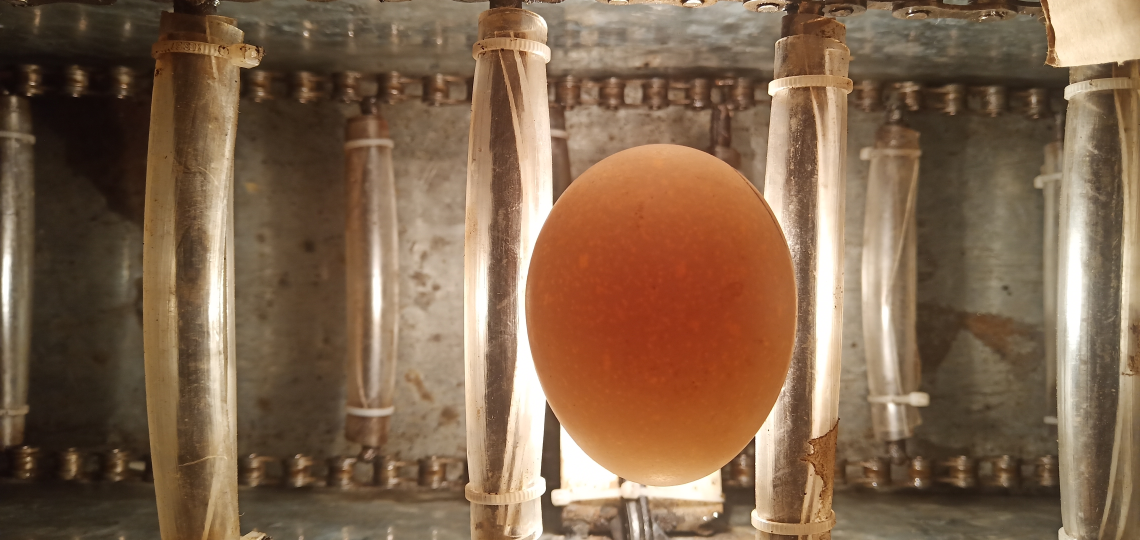
#> input picture Videos/IMG_20220111_190058.jpg, 4560 x 2160 px, given in place of the camera (shown at 1/4 size)
$ python Design2.py
#> lines starting #> are read from the running program, lines starting #| are printed output that depends on the picture; after the words box and inside, x2 and y2 are one past the last pixel; in counts of white or black regions, pixels touching at a corner belong together
import cv2
import numpy as np


kernel = np.ones((5,5),np.uint8)
frameWidth = 250
frameHeight = 250
cap = cv2.VideoCapture(0)
cap.set(3, frameWidth)
cap.set(4, frameHeight)
cap.set(10,100)

def empty(a):
    pass

cv2.namedWindow ("Parameters")
cv2.resizeWindow("Parameters", 640, 240)
cv2.createTrackbar("Threshold1","Parameters",150,255,empty)
cv2.createTrackbar("Threshold2","Parameters",16,255,empty)
cv2.createTrackbar("Area","Parameters",5000,30000,empty)

def stackImages(scale,imgArray):
    rows = len(imgArray)
    cols = len(imgArray[0])
    rowsAvailable = isinstance(imgArray[0], list)
    width = imgArray[0][0].shape[1]
    height = imgArray[0][0].shape[0]
    if rowsAvailable:
        for x in range ( 0, rows):
            for y in range(0, cols):
                if imgArray[x][y].shape[:2] == imgArray[0][0].shape [:2]:
                    imgArray[x][y] = cv2.resize(imgArray[x][y], (0, 0), None, scale, scale)
                else:
                    imgArray[x][y] = cv2.resize(imgArray[x][y], (imgArray[0][0].shape[1], imgArray[0][0].shape[0]), None, scale, scale)
                if len(imgArray[x][y].shape) == 2: imgArray[x][y]= cv2.cvtColor( imgArray[x][y], cv2.COLOR_GRAY2BGR)
        imageBlank = np.zeros((height, width, 3), np.uint8)
        hor = [imageBlank]*rows
        hor_con = [imageBlank]*rows
        for x in range(0, rows):
            hor[x] = np.hstack(imgArray[x])
        ver = np.vstack(hor)
    else:
        for x in range(0, rows):
            if imgArray[x].shape[:2] == imgArray[0].shape[:2]:
                imgArray[x] = cv2.resize(imgArray[x], (0, 0), None, scale, scale)
            else:
                imgArray[x] = cv2.resize(imgArray[x], (imgArray[0].shape[1], imgArray[0].shape[0]), None,scale, scale)
            if len(imgArray[x].shape) == 2: imgArray[x] = cv2.cvtColor(imgArray[x], cv2.COLOR_GRAY2BGR)
        hor= np.hstack(imgArray)
        ver = hor
    return ver

def getContours(dilate,imgContour):
    contours, hierarchy = cv2.findContours(dilate, cv2.RETR_EXTERNAL, cv2.CHAIN_APPROX_NONE)

    for cnt in contours:
        area = cv2.contourArea(cnt)
        areaMin = cv2.getTrackbarPos("Area", "Parameters")


        if area > areaMin:
            cv2.drawContours(imgContour, cnt, -1, (255, 255, 255), 7)
            peri = cv2.arcLength(cnt, True)

            approx = cv2.approxPolyDP(cnt, 0.02 * peri, True)
            print(len(approx))
            x, y, w, h = cv2.boundingRect(approx)
            cv2.rectangle(imgContour, (x, y), (x + w, y + h), (255, 255, 255), 5)

            cv2.putText(imgContour, "Size : Large" + str(len(approx)), (x + w + 20, y + 20), cv2.FONT_HERSHEY_COMPLEX, .7,
                        (0, 0, 255), 2)

            cv2.putText(imgContour, "Area :" + str(int(area)), (x + w + 20, y + 45), cv2.FONT_HERSHEY_COMPLEX, 0.7,
                        (0, 0, 255), 2)


while True:

    success, img = cap.read(0)
#> img is the input picture: shape (2160, 4560, 3); mean B, G, R 76.3, 101.1, 128.6
    imgContour = img.copy()
    blur = cv2.GaussianBlur(img, (7,7),1)
    gray = cv2.cvtColor(blur, cv2.COLOR_BGR2GRAY)
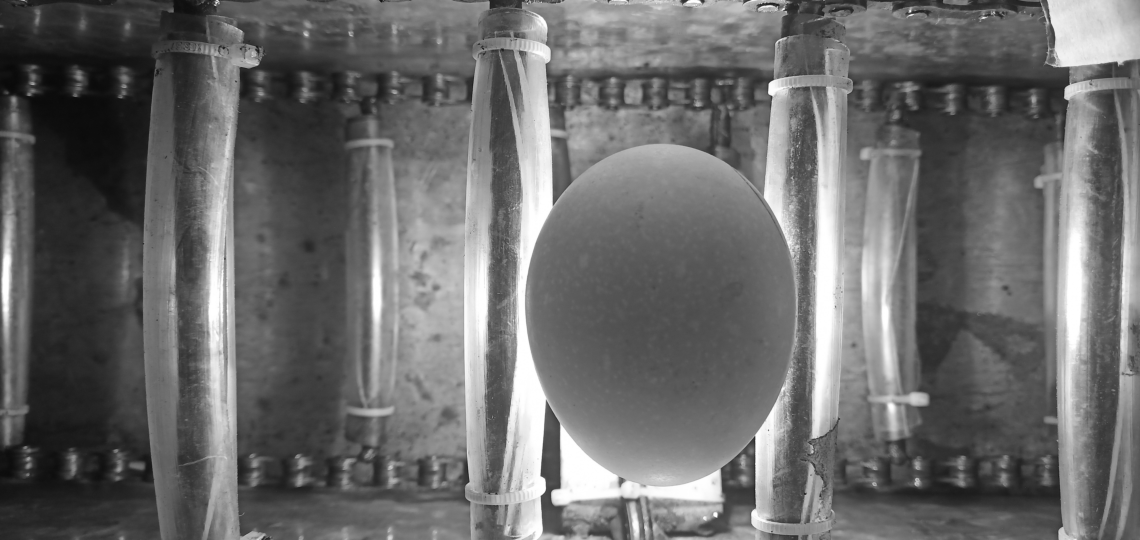
#> gray: shape (2160, 4560) (shown at 1/4 size); min 8, max 255, mean 106.5

    threshold1 = cv2.getTrackbarPos("Threshold1","Parameters")
    threshold2 = cv2.getTrackbarPos("Threshold2","Parameters")
    edges = cv2.Canny(gray, threshold1, threshold2)
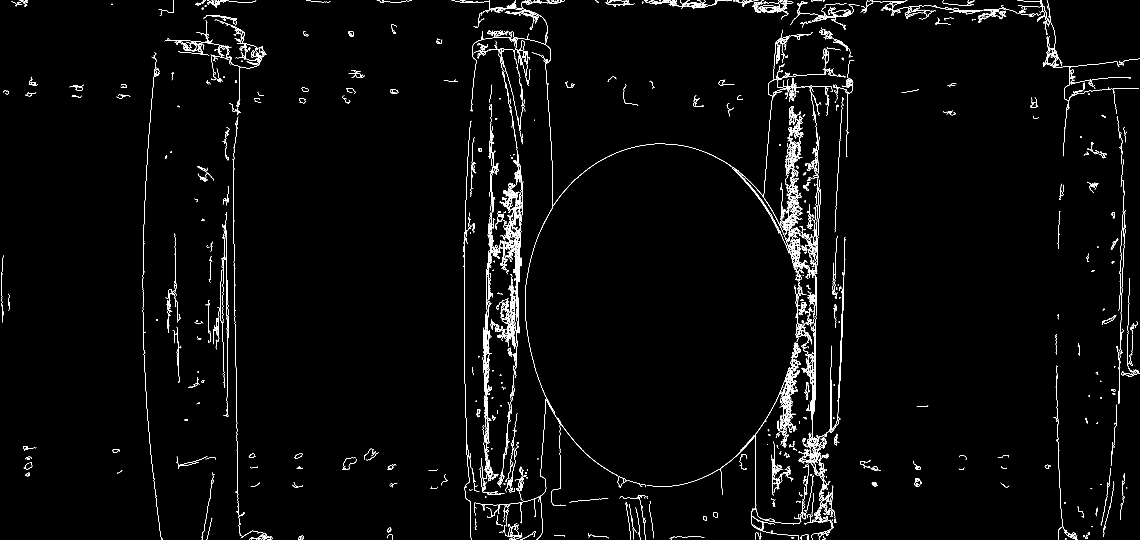
#> edges: shape (2160, 4560) (shown at 1/4 size); 1.3% white in thin lines or dots
    kernel = np.ones((5,5))
    dilate = cv2.dilate(edges, kernel, iterations = 1)
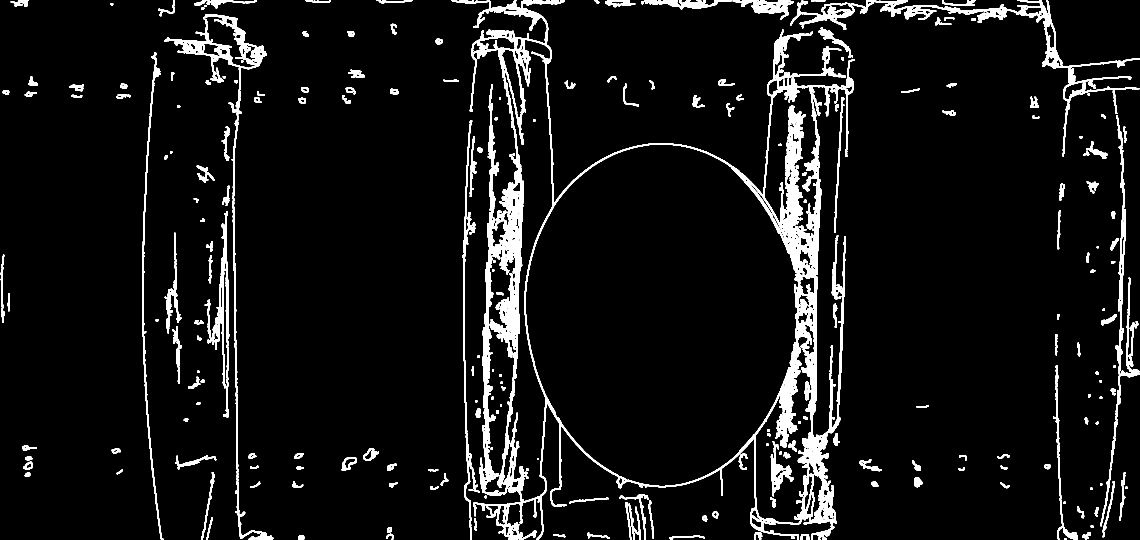
#> dilate: shape (2160, 4560) (shown at 1/4 size); 6.1% white; 260 white regions

    getContours(dilate,dilate)
#> in getContours, `contours, hierarchy = cv2.findContours(dilate, cv2.RETR_EXTERNAL, cv2...`: contours = 238 contours; largest, box (x1, y1, x2, y2) and area: (1805, 0, 3419, 2160) 1655392, (656, 58, 1068, 463) 23752, (4068, 0, 4560, 627) 20652, (3440, 0, 4071, 92) 14076, (850, 846, 917, 1669) 12858
#> in getContours, `area = cv2.contourArea(cnt)`: area = 53.5
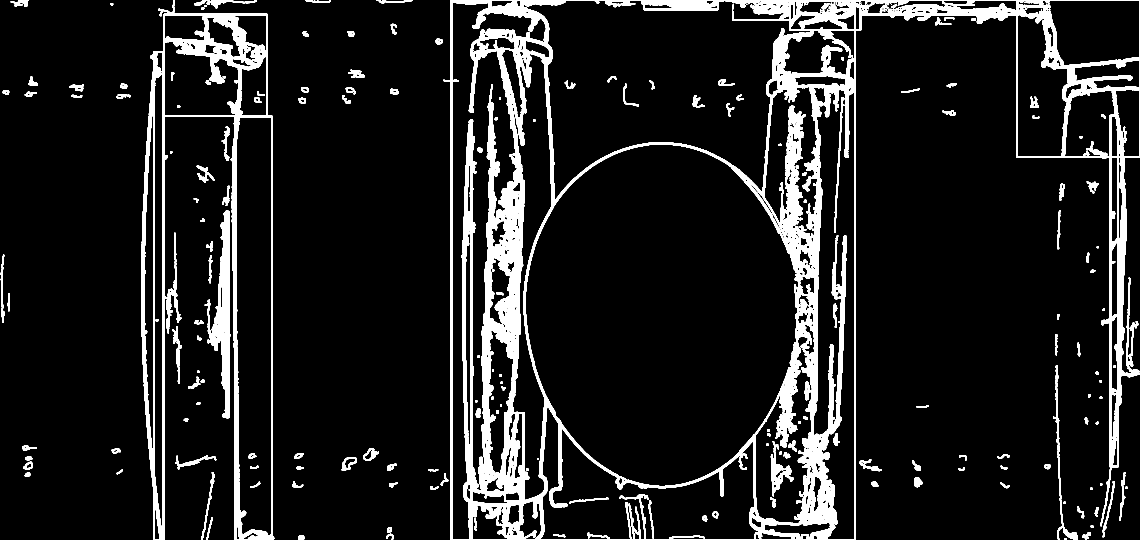
#> dilate: shape (2160, 4560) (shown at 1/4 size); 10.2% white; 263 white regions (50 under 20 px), largest, box (x1, y1, x2, y2) and area: (1773, 0, 4560, 2160) 725300, (565, 54, 1097, 2160) 143863, (846, 842, 921, 1673) 28491

    imgStack = stackImages(0.4,([img,gray,edges,dilate,imgContour]))
#> in stackImages, `rows = len(imgArray)`: rows = 5
#> in stackImages, `cols = len(imgArray[0])`: cols = 2160
#> in stackImages, `rowsAvailable = isinstance(imgArray[0], list)`: rowsAvailable = False
#> after the loop in stackImages, `for x in range(0, rows):`: imgArray = 5 items
#> in stackImages, `hor= np.hstack(imgArray)`:
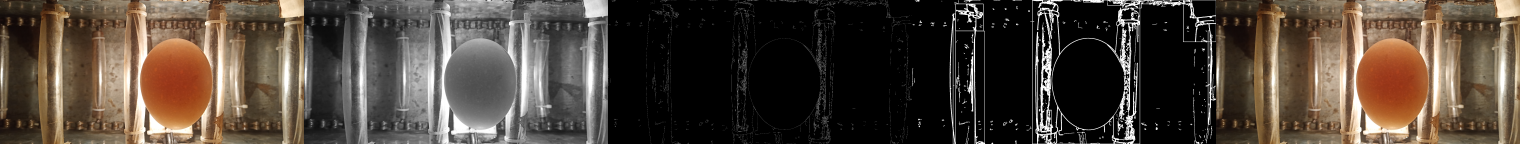
#> hor: shape (864, 9120, 3) (shown at 1/6 size); mean of channels 0, 1, 2 57.7, 67.5, 78.6; drawn as B, G, R
    #
    cv2.imshow("Result",imgStack)
    # cv2.imshow("Result",dilate)
    key = cv2.waitKey(2)
#> (key q is pressed here)
    if key == ord("q"):
        break

$ run again, on Videos/IMG_20220111_190111.jpg
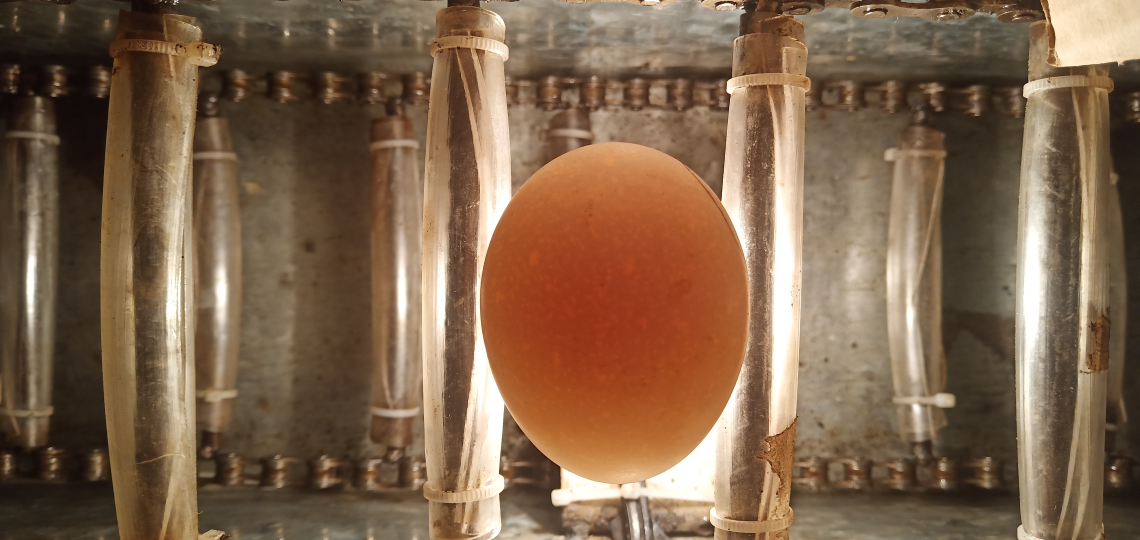
#> input picture Videos/IMG_20220111_190111.jpg, 4560 x 2160 px, given in place of the camera (shown at 1/4 size)
#> img is the input picture: shape (2160, 4560, 3); mean B, G, R 75.4, 100, 127.5
#> edges: shape (2160, 4560); 1.3% white in thin lines or dots
#> contours = 280 contours; largest, box (x1, y1, x2, y2) and area: (1735, 0, 3245, 2160) 584702, (501, 77, 889, 861) 21926, (3341, 0, 4150, 91) 18700, (656, 848, 749, 1662) 17860, (4051, 145, 4373, 2160) 15310
#> area = 48
#> `getContours(dilate,dilate)`:
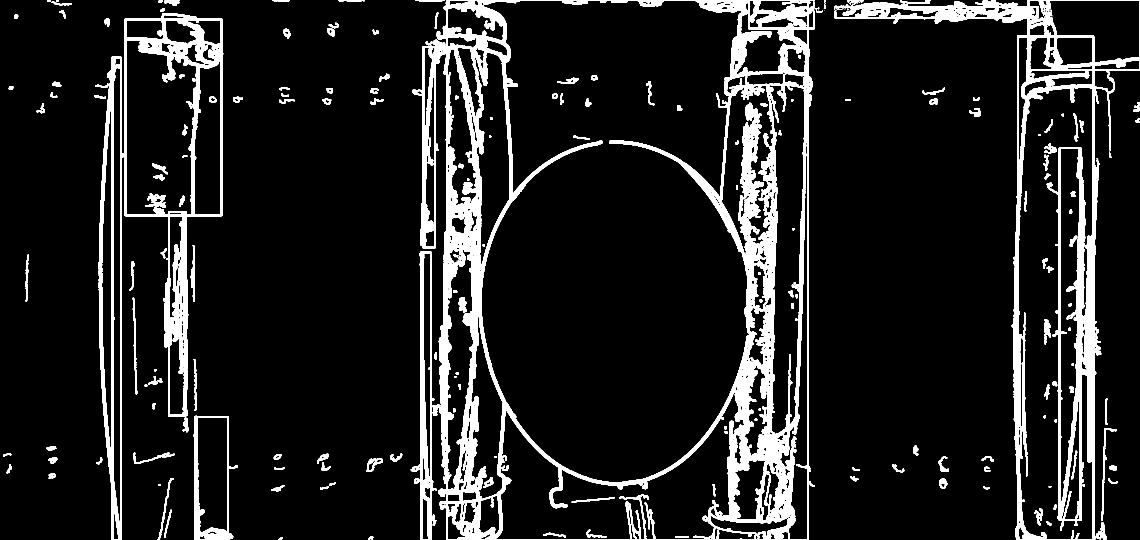
#> dilate: shape (2160, 4560) (shown at 1/4 size); 10.6% white; 272 white regions (40 under 20 px), largest, box (x1, y1, x2, y2) and area: (1650, 0, 3260, 2160) 555179, (3337, 0, 4560, 2160) 204660, (497, 52, 893, 1666) 94963
#> rows = 5
#> cols = 2160
#> rowsAvailable = False
#> after the loop in stackImages, `for x in range(0, rows):`: imgArray = 5 items
#> in stackImages, `hor= np.hstack(imgArray)`:
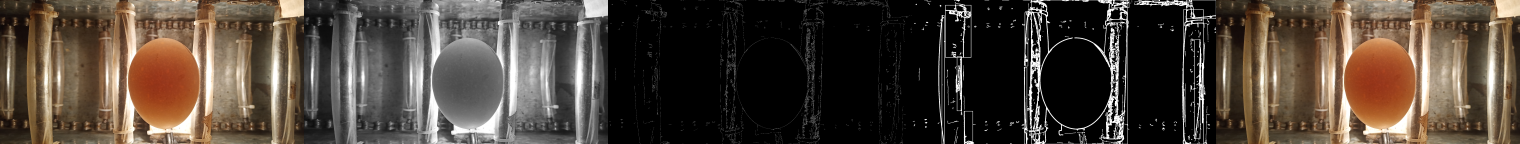
#> hor: shape (864, 9120, 3) (shown at 1/6 size); mean of channels 0, 1, 2 57.3, 67.1, 78.1; drawn as B, G, R
